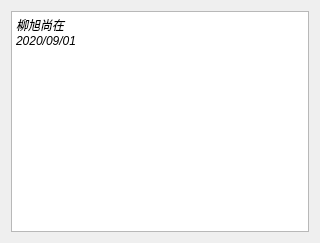
<?xml version="1.0" encoding="UTF-8"?>
<ui version="4.0">
 <class>Form</class>
 <widget class="QWidget" name="Form">
  <property name="geometry">
   <rect>
    <x>0</x>
    <y>0</y>
    <width>320</width>
    <height>243</height>
   </rect>
  </property>
  <property name="windowTitle">
   <string>Form</string>
  </property>
  <layout class="QHBoxLayout" name="horizontalLayout">
   <item>
    <widget class="QTextBrowser" name="textBrowser">
     <property name="html">
      <string>&lt;!DOCTYPE HTML PUBLIC &quot;-//W3C//DTD HTML 4.0//EN&quot; &quot;http://www.w3.org/TR/REC-html40/strict.dtd&quot;&gt;
&lt;html&gt;&lt;head&gt;&lt;meta name=&quot;qrichtext&quot; content=&quot;1&quot; /&gt;&lt;style type=&quot;text/css&quot;&gt;
p, li { white-space: pre-wrap; }
&lt;/style&gt;&lt;/head&gt;&lt;body style=&quot; font-family:'SimSun'; font-size:9pt; font-weight:400; font-style:normal;&quot;&gt;
&lt;p style=&quot; margin-top:0px; margin-bottom:0px; margin-left:0px; margin-right:0px; -qt-block-indent:0; text-indent:0px;&quot;&gt;&lt;span style=&quot; font-style:italic;&quot;&gt;柳旭尚在&lt;/span&gt;&lt;/p&gt;
&lt;p style=&quot; margin-top:0px; margin-bottom:0px; margin-left:0px; margin-right:0px; -qt-block-indent:0; text-indent:0px;&quot;&gt;&lt;span style=&quot; font-style:italic;&quot;&gt;2020/09/01&lt;/span&gt;&lt;/p&gt;&lt;/body&gt;&lt;/html&gt;</string>
     </property>
    </widget>
   </item>
  </layout>
 </widget>
 <resources/>
 <connections/>
</ui>
